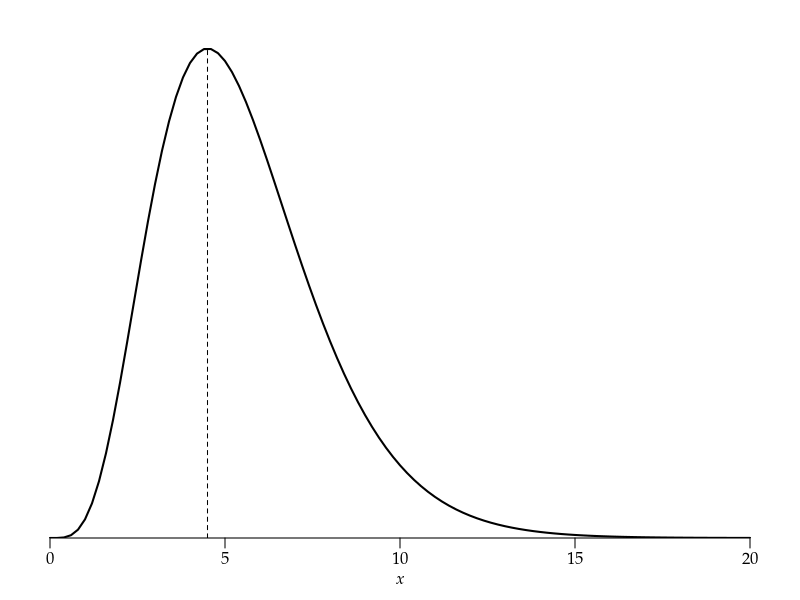

The R script that drew this image: (Note: this script raises an error after producing the figure.)
args = commandArgs()
basename = sub(".R$", "", sub("^--file=(.*/)?", "", args[grep("^--file=", args)]))
if (length(basename) != 0)
    pdf(file=paste0(basename, "_tmp.pdf"), colormodel="gray", width=4, height=3)
par(family="Palatino")
par(mgp=c(1.5,0.5,0)) # title and axis margins. default: c(3,1,0)
par(mar=c(3,1,1,1)+0.1) # bottom, left, top, right margins. default: c(5,4,4,2)+0.1
plot(NULL, xlim=c(0,20), ylim=c(0,dgamma(4.5,5.5)+0.01),
     xlab=expression(italic(x)), ylab="", yaxs="i", axes=FALSE)
axis(1)
curve(dgamma(x,5.5), lwd=2, add=TRUE)
segments(4.5, 0, 4.5, dgamma(4.5,5.5), lty=2)
dev.off()
embedFonts(paste0(basename, "_tmp.pdf"), outfile=paste0(basename, ".pdf"),
           options="-c \"<</NeverEmbed []>> setdistillerparams\" -f ")
